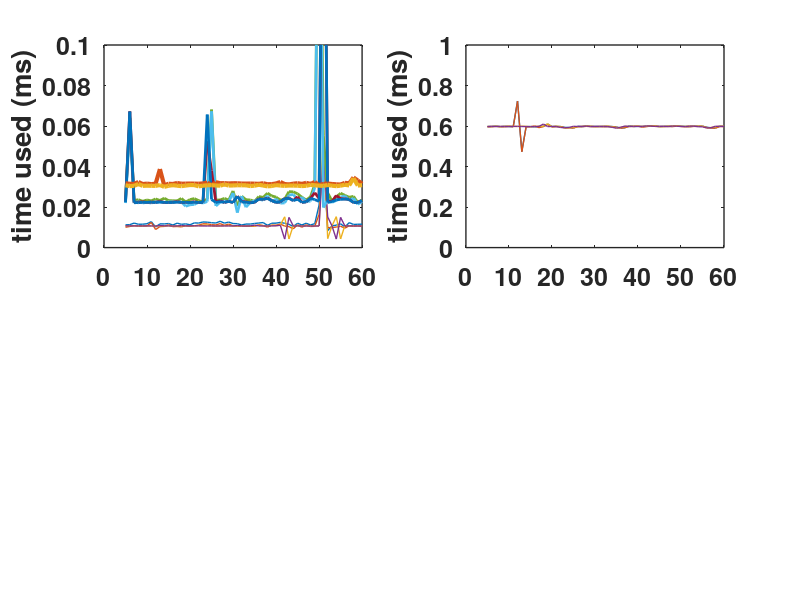

Write MATLAB code to recreate this figure.
clear;
cpu0=load('./cpu/Reduce_time.00000.txt');
cpu1=load('./cpu/Reduce_time.00001.txt');
cpu2=load('./cpu/Reduce_time.00002.txt');
cpu3=load('./cpu/Reduce_time.00003.txt');

cpu_d2h0=load('./cpu_d2h/Reduce_time.00000.txt');
cpu_d2h1=load('./cpu_d2h/Reduce_time.00001.txt');
cpu_d2h2=load('./cpu_d2h/Reduce_time.00002.txt');
cpu_d2h3=load('./cpu_d2h/Reduce_time.00003.txt');

gpu20=load('./gpu2/Reduce_time.00000.txt');
gpu21=load('./gpu2/Reduce_time.00001.txt');
% gpu22=load('./gpu2/Reduce_time.00002.txt');
% gpu23=load('./gpu2/Reduce_time.00003.txt');

gpu40=load('./gpu4/Reduce_time.00000.txt');
gpu41=load('./gpu4/Reduce_time.00001.txt');
gpu42=load('./gpu4/Reduce_time.00002.txt');
gpu43=load('./gpu4/Reduce_time.00003.txt');

t=cpu0(5:60,1);

subplot(2,2,1)
ll=plot(t,cpu0(t,2),t,cpu1(t,2),t,cpu2(t,2),t,cpu3(t,2),...
    t,cpu_d2h0(t,2),t,cpu_d2h1(t,2),t,cpu_d2h2(t,2),t,cpu_d2h3(t,2),...
    t,gpu20(t,2),t,gpu21(t,2));
axis([0 60 0 0.1])
set(ll(1:4),'linewidth',1)
set(ll(5:8),'linewidth',2)
set(ll(9:10),'linewidth',3)
ylabel('time used (ms)','FontSize',18,'FontName','Helvetica Neue','FontWeight','Bold');
xlabel('','FontSize',18,'FontName','Helvetica Neue','FontWeight','Bold');
set(gca,'FontSize',18,'FontName','Helvetica Neue','FontWeight','Bold','Linewidth',1);

subplot(2,2,2)
ll=plot(t,gpu40(t,2),t,gpu41(t,2),t,gpu42(t,2),t,gpu43(t,2));
axis([0 60 0 1.])
set(ll(1:4),'linewidth',1)
ylabel('time used (ms)','FontSize',18,'FontName','Helvetica Neue','FontWeight','Bold');
xlabel('','FontSize',18,'FontName','Helvetica Neue','FontWeight','Bold');
set(gca,'FontSize',18,'FontName','Helvetica Neue','FontWeight','Bold','Linewidth',1);
